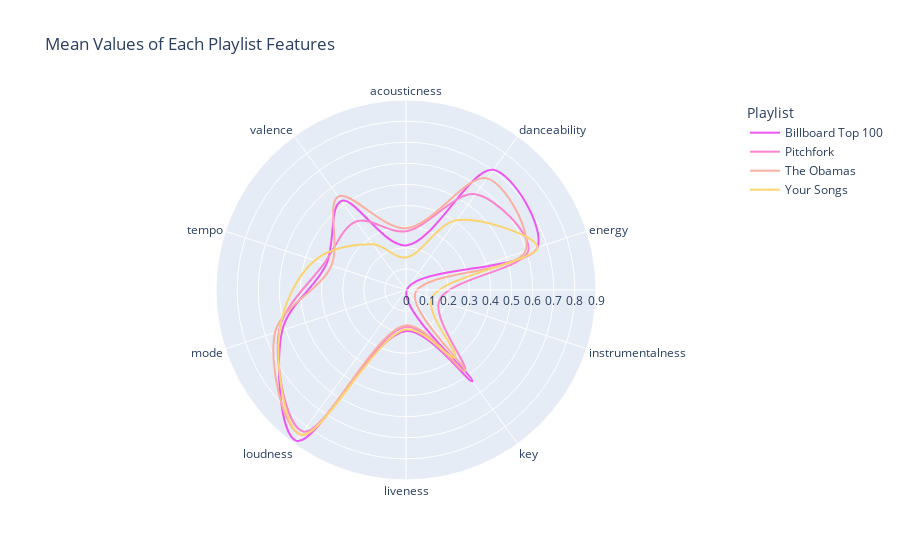

The cell this chart's notebook holds for it:
### Code cell
#input variables
playlist_uri = "spotify:playlist:37i9dQZF1EjmAA5W3wHnIC"


username ="Filipe Rodrigues"
      
mega_function(username, playlist_uri)

### Figure 1 — Plotly figure (JSON) as saved in the notebook; plotly's stock layout.template omitted (floating-point values rounded to 4 significant figures)
{"data": [{"hovertemplate": "Playlist=Billboard Top 100<br>avg=%{r}<br>features=%{theta}<extra></extra>", "legendgroup": "Billboard Top 100", "line": {"color": "#ef55f1", "dash": "solid", "shape": "spline"}, "mode": "lines", "name": "Billboard Top 100", "r": [0.2111, 0.7035, 0.6551, 0.003601, 0.5344, 0.1948, 0.8831, 0.6162, 0.3964, 0.5213, 0.2111], "showlegend": true, "subplot": "polar", "theta": ["acousticness", "danceability", "energy", "instrumentalness", "key", "liveness", "loudness", "mode", "tempo", "valence", "acousticness"], "type": "scatterpolar"}, {"hovertemplate": "Playlist=Pitchfork<br>avg=%{r}<br>features=%{theta}<extra></extra>", "legendgroup": "Pitchfork", "line": {"color": "#fb84ce", "dash": "solid", "shape": "spline"}, "mode": "lines", "name": "Pitchfork", "r": [0.2783, 0.5602, 0.6102, 0.165, 0.474, 0.1747, 0.8288, 0.6327, 0.4073, 0.401, 0.2783], "showlegend": true, "subplot": "polar", "theta": ["acousticness", "danceability", "energy", "instrumentalness", "key", "liveness", "loudness", "mode", "tempo", "valence", "acousticness"], "type": "scatterpolar"}, {"hovertemplate": "Playlist=The Obamas<br>avg=%{r}<br>features=%{theta}<extra></extra>", "legendgroup": "The Obamas", "line": {"color": "#fbafa1", "dash": "solid", "shape": "spline"}, "mode": "lines", "name": "The Obamas", "r": [0.2922, 0.6534, 0.5949, 0.0465, 0.4769, 0.1678, 0.8476, 0.6525, 0.3719, 0.547, 0.2922], "showlegend": true, "subplot": "polar", "theta": ["acousticness", "danceability", "energy", "instrumentalness", "key", "liveness", "loudness", "mode", "tempo", "valence", "acousticness"], "type": "scatterpolar"}, {"hovertemplate": "Playlist=Your Songs<br>avg=%{r}<br>features=%{theta}<extra></extra>", "legendgroup": "Your Songs", "line": {"color": "#fcd471", "dash": "solid", "shape": "spline"}, "mode": "lines", "name": "Your Songs", "r": [0.1539, 0.408, 0.6556, 0.1282, 0.3936, 0.1872, 0.8465, 0.63, 0.4543, 0.2677, 0.1539], "showlegend": true, "subplot": "polar", "theta": ["acousticness", "danceability", "energy", "instrumentalness", "key", "liveness", "loudness", "mode", "tempo", "valence", "acousticness"], "type": "scatterpolar"}], "layout": {"legend": {"title": {"text": "Playlist"}, "tracegroupgap": 0}, "polar": {"angularaxis": {"direction": "clockwise", "rotation": 90}, "domain": {"x": [0, 1], "y": [0, 1]}, "radialaxis": {"range": [0, 0.9]}}, "title": {"text": "Mean Values of Each Playlist Features"}}}
